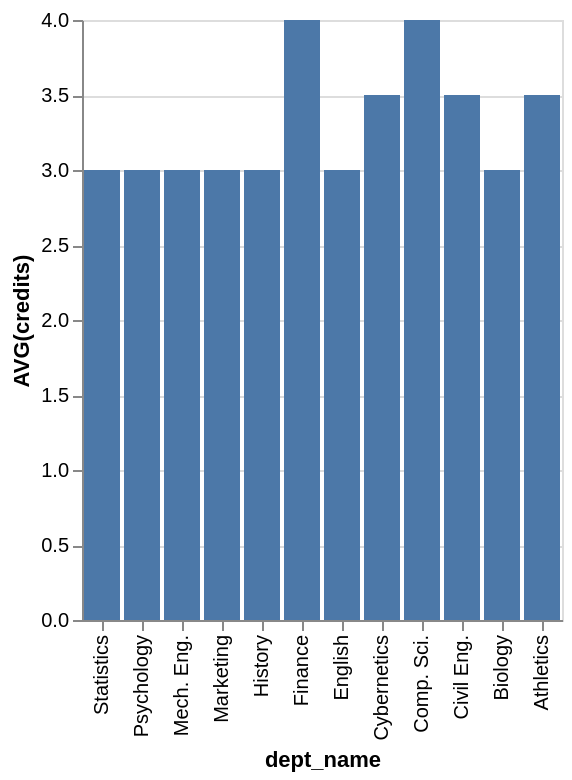

Describe this chart as a Vega-Lite specification.
### Vega-Lite specification from a JSON file in a GitHub repository (floating-point values rounded to 4 significant figures)
{"data": {"values": [{"x_data": "Athletics", "y_data": 3.5}, {"x_data": "Biology", "y_data": 3}, {"x_data": "Civil Eng.", "y_data": 3.5}, {"x_data": "Comp. Sci.", "y_data": 4}, {"x_data": "Cybernetics", "y_data": 3.5}, {"x_data": "English", "y_data": 3}, {"x_data": "Finance", "y_data": 4}, {"x_data": "History", "y_data": 3}, {"x_data": "Marketing", "y_data": 3}, {"x_data": "Mech. Eng.", "y_data": 3}, {"x_data": "Psychology", "y_data": 3}, {"x_data": "Statistics", "y_data": 3}]}, "mark": "bar", "encoding": {"x": {"field": "x_data", "type": "nominal", "title": "dept_name", "sort": "descending"}, "y": {"field": "y_data", "type": "quantitative", "title": "AVG(credits)"}}}
